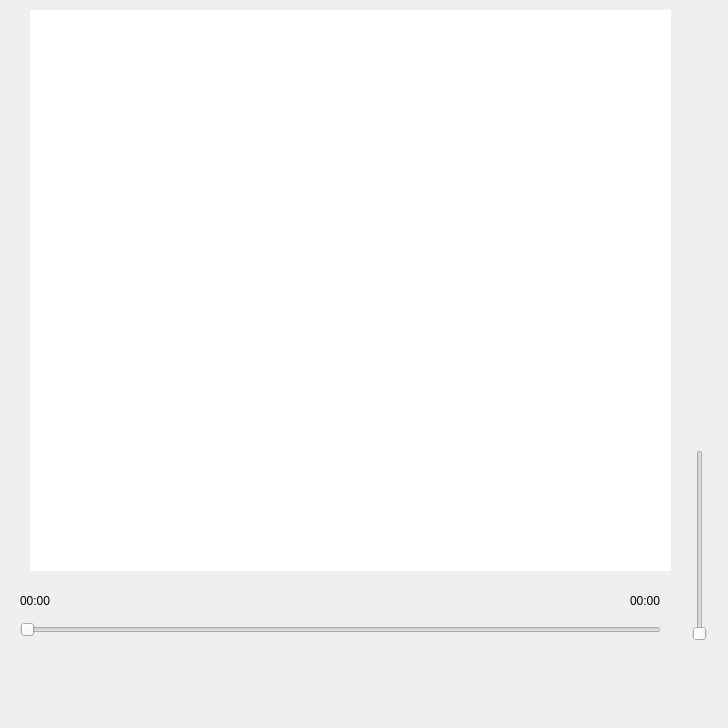
<?xml version="1.0" encoding="UTF-8"?>
<ui version="4.0">
 <class>Control</class>
 <widget class="QWidget" name="Control">
  <property name="enabled">
   <bool>true</bool>
  </property>
  <property name="geometry">
   <rect>
    <x>0</x>
    <y>0</y>
    <width>728</width>
    <height>728</height>
   </rect>
  </property>
  <property name="minimumSize">
   <size>
    <width>728</width>
    <height>728</height>
   </size>
  </property>
  <property name="maximumSize">
   <size>
    <width>728</width>
    <height>728</height>
   </size>
  </property>
  <property name="windowTitle">
   <string>Widget</string>
  </property>
  <property name="styleSheet">
   <string notr="true">*{
 border:none;
	
	
	
}
</string>
  </property>
  <widget class="QSlider" name="horizontalSlider">
   <property name="geometry">
    <rect>
     <x>20</x>
     <y>620</y>
     <width>641</width>
     <height>20</height>
    </rect>
   </property>
   <property name="styleSheet">
    <string notr="true"/>
   </property>
   <property name="orientation">
    <enum>Qt::Horizontal</enum>
   </property>
  </widget>
  <widget class="QSlider" name="volumeSlider">
   <property name="geometry">
    <rect>
     <x>690</x>
     <y>450</y>
     <width>20</width>
     <height>191</height>
    </rect>
   </property>
   <property name="styleSheet">
    <string notr="true"/>
   </property>
   <property name="orientation">
    <enum>Qt::Vertical</enum>
   </property>
  </widget>
  <widget class="QPushButton" name="musicList">
   <property name="geometry">
    <rect>
     <x>20</x>
     <y>660</y>
     <width>61</width>
     <height>51</height>
    </rect>
   </property>
   <property name="styleSheet">
    <string notr="true">background-image: url(:/pic2/1.png);
</string>
   </property>
   <property name="text">
    <string/>
   </property>
  </widget>
  <widget class="QPushButton" name="pre">
   <property name="geometry">
    <rect>
     <x>250</x>
     <y>660</y>
     <width>51</width>
     <height>51</height>
    </rect>
   </property>
   <property name="styleSheet">
    <string notr="true">
background-image: url(:/pic2/2.png);
</string>
   </property>
   <property name="text">
    <string/>
   </property>
  </widget>
  <widget class="QPushButton" name="play">
   <property name="geometry">
    <rect>
     <x>340</x>
     <y>660</y>
     <width>51</width>
     <height>51</height>
    </rect>
   </property>
   <property name="styleSheet">
    <string notr="true">background-image: url(:/pic2/4.png);
  </string>
   </property>
   <property name="text">
    <string/>
   </property>
  </widget>
  <widget class="QPushButton" name="next">
   <property name="geometry">
    <rect>
     <x>430</x>
     <y>660</y>
     <width>51</width>
     <height>51</height>
    </rect>
   </property>
   <property name="styleSheet">
    <string notr="true">background-image: url(:/pic2/3.png);
</string>
   </property>
   <property name="text">
    <string/>
   </property>
  </widget>
  <widget class="QPushButton" name="volume">
   <property name="geometry">
    <rect>
     <x>660</x>
     <y>660</y>
     <width>61</width>
     <height>51</height>
    </rect>
   </property>
   <property name="styleSheet">
    <string notr="true">background-image: url(:/pic2/5.png);</string>
   </property>
   <property name="text">
    <string/>
   </property>
  </widget>
  <widget class="QListWidget" name="listWidget">
   <property name="geometry">
    <rect>
     <x>30</x>
     <y>10</y>
     <width>641</width>
     <height>561</height>
    </rect>
   </property>
   <property name="styleSheet">
    <string notr="true">background-image: url(:/pic2/IMG_20231001_164635.jpg);</string>
   </property>
  </widget>
  <widget class="QLabel" name="position">
   <property name="geometry">
    <rect>
     <x>20</x>
     <y>590</y>
     <width>54</width>
     <height>21</height>
    </rect>
   </property>
   <property name="styleSheet">
    <string notr="true"/>
   </property>
   <property name="text">
    <string>00:00</string>
   </property>
  </widget>
  <widget class="QLabel" name="duration">
   <property name="geometry">
    <rect>
     <x>630</x>
     <y>590</y>
     <width>54</width>
     <height>21</height>
    </rect>
   </property>
   <property name="styleSheet">
    <string notr="true"/>
   </property>
   <property name="text">
    <string>00:00</string>
   </property>
  </widget>
  <widget class="QLabel" name="label">
   <property name="geometry">
    <rect>
     <x>0</x>
     <y>-10</y>
     <width>731</width>
     <height>661</height>
    </rect>
   </property>
   <property name="styleSheet">
    <string notr="true">background-image: url(:/pic2/IMG_20231001_164635.jpg);</string>
   </property>
   <property name="text">
    <string/>
   </property>
  </widget>
  <widget class="QLabel" name="label_2">
   <property name="geometry">
    <rect>
     <x>0</x>
     <y>650</y>
     <width>731</width>
     <height>81</height>
    </rect>
   </property>
   <property name="styleSheet">
    <string notr="true">background-image: url(:/pic2/20160628141711_ZxaJA.jpeg);</string>
   </property>
   <property name="text">
    <string/>
   </property>
  </widget>
  <widget class="QPushButton" name="playMode">
   <property name="geometry">
    <rect>
     <x>130</x>
     <y>660</y>
     <width>51</width>
     <height>51</height>
    </rect>
   </property>
   <property name="styleSheet">
    <string notr="true">background-image: url(:/pic2/7.png);
repeat: no-repeat;</string>
   </property>
   <property name="text">
    <string/>
   </property>
  </widget>
  <zorder>label_2</zorder>
  <zorder>label</zorder>
  <zorder>horizontalSlider</zorder>
  <zorder>volumeSlider</zorder>
  <zorder>musicList</zorder>
  <zorder>pre</zorder>
  <zorder>play</zorder>
  <zorder>next</zorder>
  <zorder>volume</zorder>
  <zorder>listWidget</zorder>
  <zorder>position</zorder>
  <zorder>duration</zorder>
  <zorder>playMode</zorder>
 </widget>
 <resources/>
 <connections/>
</ui>
